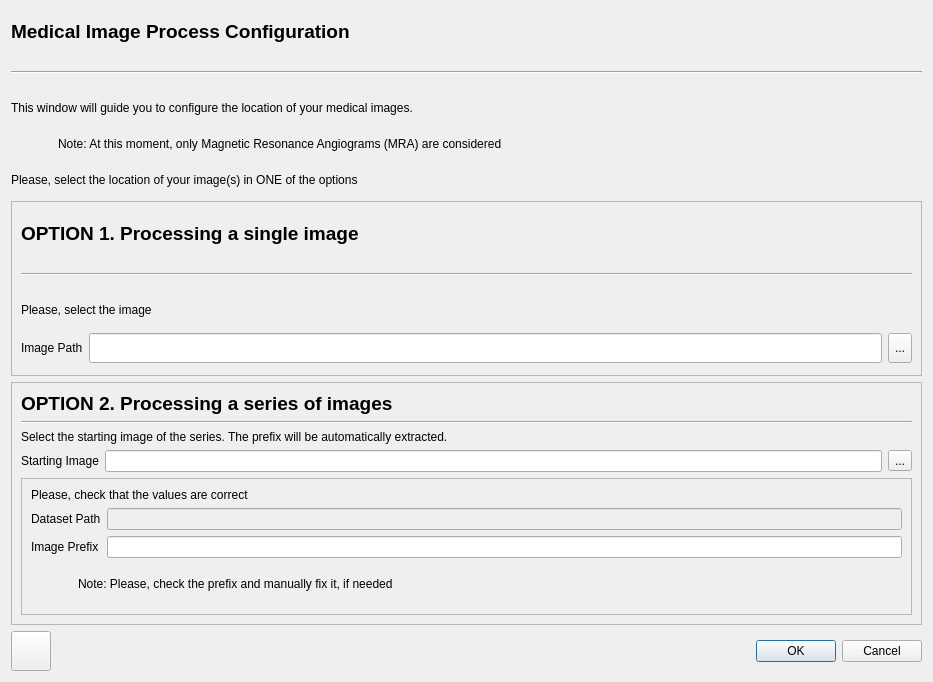
<?xml version="1.0" encoding="UTF-8"?>
<ui version="4.0">
 <class>MedicalImagingDialog</class>
 <widget class="QDialog" name="MedicalImagingDialog">
  <property name="geometry">
   <rect>
    <x>0</x>
    <y>0</y>
    <width>933</width>
    <height>682</height>
   </rect>
  </property>
  <property name="sizePolicy">
   <sizepolicy hsizetype="Fixed" vsizetype="Fixed">
    <horstretch>0</horstretch>
    <verstretch>0</verstretch>
   </sizepolicy>
  </property>
  <property name="windowTitle">
   <string>Dialog</string>
  </property>
  <layout class="QVBoxLayout" name="verticalLayout_11">
   <item>
    <layout class="QVBoxLayout" name="verticalLayout">
     <item>
      <widget class="QLabel" name="label">
       <property name="maximumSize">
        <size>
         <width>16777215</width>
         <height>40</height>
        </size>
       </property>
       <property name="font">
        <font>
         <pointsize>14</pointsize>
         <weight>75</weight>
         <bold>true</bold>
        </font>
       </property>
       <property name="text">
        <string>Medical Image Process Configuration</string>
       </property>
      </widget>
     </item>
     <item>
      <widget class="Line" name="line">
       <property name="maximumSize">
        <size>
         <width>16777215</width>
         <height>30</height>
        </size>
       </property>
       <property name="orientation">
        <enum>Qt::Horizontal</enum>
       </property>
      </widget>
     </item>
    </layout>
   </item>
   <item>
    <widget class="QLabel" name="label_2">
     <property name="maximumSize">
      <size>
       <width>16777215</width>
       <height>30</height>
      </size>
     </property>
     <property name="text">
      <string>This window will guide you to configure the location of your medical images.</string>
     </property>
    </widget>
   </item>
   <item>
    <layout class="QGridLayout" name="gridLayout_5">
     <item row="0" column="0">
      <widget class="QLabel" name="label_10">
       <property name="sizePolicy">
        <sizepolicy hsizetype="Fixed" vsizetype="Fixed">
         <horstretch>0</horstretch>
         <verstretch>0</verstretch>
        </sizepolicy>
       </property>
       <property name="maximumSize">
        <size>
         <width>41</width>
         <height>41</height>
        </size>
       </property>
       <property name="text">
        <string/>
       </property>
       <property name="pixmap">
        <pixmap resource="../../../fenics_blood_sim.qrc">:/menu/GUI_Module/images/menu/error.png</pixmap>
       </property>
       <property name="scaledContents">
        <bool>true</bool>
       </property>
      </widget>
     </item>
     <item row="0" column="1">
      <widget class="QLabel" name="label_11">
       <property name="maximumSize">
        <size>
         <width>16777215</width>
         <height>30</height>
        </size>
       </property>
       <property name="text">
        <string>Note: At this moment, only Magnetic Resonance Angiograms (MRA) are considered</string>
       </property>
      </widget>
     </item>
    </layout>
   </item>
   <item>
    <widget class="QLabel" name="label_3">
     <property name="maximumSize">
      <size>
       <width>16777215</width>
       <height>30</height>
      </size>
     </property>
     <property name="text">
      <string>Please, select the location of your image(s) in ONE of the options</string>
     </property>
    </widget>
   </item>
   <item>
    <widget class="QFrame" name="frame_2">
     <property name="frameShape">
      <enum>QFrame::StyledPanel</enum>
     </property>
     <property name="frameShadow">
      <enum>QFrame::Raised</enum>
     </property>
     <layout class="QVBoxLayout" name="verticalLayout_8">
      <item>
       <layout class="QVBoxLayout" name="verticalLayout_7">
        <item>
         <layout class="QVBoxLayout" name="verticalLayout_6">
          <item>
           <widget class="QLabel" name="label_9">
            <property name="maximumSize">
             <size>
              <width>16777215</width>
              <height>40</height>
             </size>
            </property>
            <property name="font">
             <font>
              <pointsize>14</pointsize>
              <weight>75</weight>
              <bold>true</bold>
             </font>
            </property>
            <property name="text">
             <string>OPTION 1. Processing a single image</string>
            </property>
           </widget>
          </item>
          <item>
           <widget class="Line" name="line_2">
            <property name="maximumSize">
             <size>
              <width>16777215</width>
              <height>30</height>
             </size>
            </property>
            <property name="orientation">
             <enum>Qt::Horizontal</enum>
            </property>
           </widget>
          </item>
         </layout>
        </item>
        <item>
         <widget class="QLabel" name="label_12">
          <property name="maximumSize">
           <size>
            <width>16777215</width>
            <height>30</height>
           </size>
          </property>
          <property name="text">
           <string>Please, select the image</string>
          </property>
         </widget>
        </item>
       </layout>
      </item>
      <item>
       <layout class="QGridLayout" name="gridLayout">
        <item row="0" column="0">
         <widget class="QLabel" name="label_6">
          <property name="maximumSize">
           <size>
            <width>16777215</width>
            <height>30</height>
           </size>
          </property>
          <property name="text">
           <string>Image Path</string>
          </property>
         </widget>
        </item>
        <item row="0" column="1">
         <widget class="QLineEdit" name="lineEdit">
          <property name="maximumSize">
           <size>
            <width>16777215</width>
            <height>30</height>
           </size>
          </property>
         </widget>
        </item>
        <item row="0" column="2">
         <widget class="QToolButton" name="toolButton">
          <property name="maximumSize">
           <size>
            <width>30</width>
            <height>30</height>
           </size>
          </property>
          <property name="text">
           <string>...</string>
          </property>
         </widget>
        </item>
       </layout>
      </item>
     </layout>
    </widget>
   </item>
   <item>
    <widget class="QFrame" name="frame_3">
     <property name="frameShape">
      <enum>QFrame::StyledPanel</enum>
     </property>
     <property name="frameShadow">
      <enum>QFrame::Raised</enum>
     </property>
     <layout class="QVBoxLayout" name="verticalLayout_9">
      <item>
       <layout class="QVBoxLayout" name="verticalLayout_5">
        <item>
         <widget class="QLabel" name="label_13">
          <property name="sizePolicy">
           <sizepolicy hsizetype="Preferred" vsizetype="Fixed">
            <horstretch>0</horstretch>
            <verstretch>0</verstretch>
           </sizepolicy>
          </property>
          <property name="maximumSize">
           <size>
            <width>16777215</width>
            <height>40</height>
           </size>
          </property>
          <property name="font">
           <font>
            <pointsize>14</pointsize>
            <weight>75</weight>
            <bold>true</bold>
           </font>
          </property>
          <property name="text">
           <string>OPTION 2. Processing a series of images</string>
          </property>
         </widget>
        </item>
        <item>
         <widget class="Line" name="line_3">
          <property name="orientation">
           <enum>Qt::Horizontal</enum>
          </property>
         </widget>
        </item>
        <item>
         <widget class="QLabel" name="label_7">
          <property name="sizePolicy">
           <sizepolicy hsizetype="Preferred" vsizetype="Fixed">
            <horstretch>0</horstretch>
            <verstretch>0</verstretch>
           </sizepolicy>
          </property>
          <property name="maximumSize">
           <size>
            <width>16777215</width>
            <height>30</height>
           </size>
          </property>
          <property name="text">
           <string>Select the starting image of the series. The prefix will be automatically extracted.</string>
          </property>
         </widget>
        </item>
        <item>
         <layout class="QVBoxLayout" name="verticalLayout_3">
          <item>
           <layout class="QGridLayout" name="gridLayout_2">
            <item row="0" column="2">
             <widget class="QToolButton" name="toolButton_2">
              <property name="text">
               <string>...</string>
              </property>
             </widget>
            </item>
            <item row="0" column="1">
             <widget class="QLineEdit" name="lineEdit_2"/>
            </item>
            <item row="0" column="0">
             <widget class="QLabel" name="label_14">
              <property name="sizePolicy">
               <sizepolicy hsizetype="Preferred" vsizetype="Fixed">
                <horstretch>0</horstretch>
                <verstretch>0</verstretch>
               </sizepolicy>
              </property>
              <property name="maximumSize">
               <size>
                <width>16777215</width>
                <height>30</height>
               </size>
              </property>
              <property name="text">
               <string>Starting Image</string>
              </property>
             </widget>
            </item>
           </layout>
          </item>
         </layout>
        </item>
       </layout>
      </item>
      <item>
       <widget class="QFrame" name="frame">
        <property name="frameShape">
         <enum>QFrame::StyledPanel</enum>
        </property>
        <property name="frameShadow">
         <enum>QFrame::Raised</enum>
        </property>
        <layout class="QVBoxLayout" name="verticalLayout_10">
         <item>
          <layout class="QVBoxLayout" name="verticalLayout_4">
           <item>
            <widget class="QLabel" name="label_5">
             <property name="text">
              <string>Please, check that the values are correct</string>
             </property>
            </widget>
           </item>
           <item>
            <layout class="QVBoxLayout" name="verticalLayout_2">
             <item>
              <layout class="QGridLayout" name="gridLayout_4">
               <item row="0" column="0">
                <widget class="QLabel" name="label_16">
                 <property name="maximumSize">
                  <size>
                   <width>16777215</width>
                   <height>30</height>
                  </size>
                 </property>
                 <property name="text">
                  <string>Dataset Path</string>
                 </property>
                </widget>
               </item>
               <item row="0" column="1">
                <widget class="QLineEdit" name="lineEdit_4">
                 <property name="enabled">
                  <bool>false</bool>
                 </property>
                 <property name="maximumSize">
                  <size>
                   <width>16777215</width>
                   <height>30</height>
                  </size>
                 </property>
                 <property name="readOnly">
                  <bool>true</bool>
                 </property>
                </widget>
               </item>
               <item row="1" column="0">
                <widget class="QLabel" name="label_15">
                 <property name="maximumSize">
                  <size>
                   <width>16777215</width>
                   <height>30</height>
                  </size>
                 </property>
                 <property name="text">
                  <string>Image Prefix</string>
                 </property>
                </widget>
               </item>
               <item row="1" column="1">
                <widget class="QLineEdit" name="lineEdit_3">
                 <property name="maximumSize">
                  <size>
                   <width>16777215</width>
                   <height>30</height>
                  </size>
                 </property>
                </widget>
               </item>
              </layout>
             </item>
             <item>
              <layout class="QGridLayout" name="gridLayout_3">
               <item row="0" column="0">
                <widget class="QLabel" name="label_8">
                 <property name="sizePolicy">
                  <sizepolicy hsizetype="Fixed" vsizetype="Fixed">
                   <horstretch>0</horstretch>
                   <verstretch>0</verstretch>
                  </sizepolicy>
                 </property>
                 <property name="minimumSize">
                  <size>
                   <width>41</width>
                   <height>41</height>
                  </size>
                 </property>
                 <property name="maximumSize">
                  <size>
                   <width>41</width>
                   <height>41</height>
                  </size>
                 </property>
                 <property name="text">
                  <string/>
                 </property>
                 <property name="pixmap">
                  <pixmap resource="../../../fenics_blood_sim.qrc">:/menu/GUI_Module/images/menu/error.png</pixmap>
                 </property>
                 <property name="scaledContents">
                  <bool>true</bool>
                 </property>
                </widget>
               </item>
               <item row="0" column="1">
                <widget class="QLabel" name="label_4">
                 <property name="maximumSize">
                  <size>
                   <width>16777215</width>
                   <height>30</height>
                  </size>
                 </property>
                 <property name="text">
                  <string>Note: Please, check the prefix and manually fix it, if needed</string>
                 </property>
                </widget>
               </item>
              </layout>
             </item>
            </layout>
           </item>
          </layout>
         </item>
        </layout>
       </widget>
      </item>
     </layout>
    </widget>
   </item>
   <item>
    <layout class="QGridLayout" name="gridLayout_6">
     <item row="0" column="0">
      <widget class="QPushButton" name="pushButton">
       <property name="maximumSize">
        <size>
         <width>40</width>
         <height>40</height>
        </size>
       </property>
       <property name="text">
        <string/>
       </property>
       <property name="icon">
        <iconset resource="../../../fenics_blood_sim.qrc">
         <normaloff>:/menu/GUI_Module/images/menu/information.png</normaloff>:/menu/GUI_Module/images/menu/information.png</iconset>
       </property>
      </widget>
     </item>
     <item row="0" column="1">
      <widget class="QDialogButtonBox" name="buttonBox">
       <property name="maximumSize">
        <size>
         <width>16777215</width>
         <height>40</height>
        </size>
       </property>
       <property name="orientation">
        <enum>Qt::Horizontal</enum>
       </property>
       <property name="standardButtons">
        <set>QDialogButtonBox::Cancel|QDialogButtonBox::Ok</set>
       </property>
      </widget>
     </item>
    </layout>
   </item>
  </layout>
 </widget>
 <resources>
  <include location="../../../fenics_blood_sim.qrc"/>
 </resources>
 <connections>
  <connection>
   <sender>buttonBox</sender>
   <signal>accepted()</signal>
   <receiver>MedicalImagingDialog</receiver>
   <slot>accept()</slot>
   <hints>
    <hint type="sourcelabel">
     <x>248</x>
     <y>254</y>
    </hint>
    <hint type="destinationlabel">
     <x>157</x>
     <y>274</y>
    </hint>
   </hints>
  </connection>
  <connection>
   <sender>buttonBox</sender>
   <signal>rejected()</signal>
   <receiver>MedicalImagingDialog</receiver>
   <slot>reject()</slot>
   <hints>
    <hint type="sourcelabel">
     <x>316</x>
     <y>260</y>
    </hint>
    <hint type="destinationlabel">
     <x>286</x>
     <y>274</y>
    </hint>
   </hints>
  </connection>
 </connections>
</ui>
